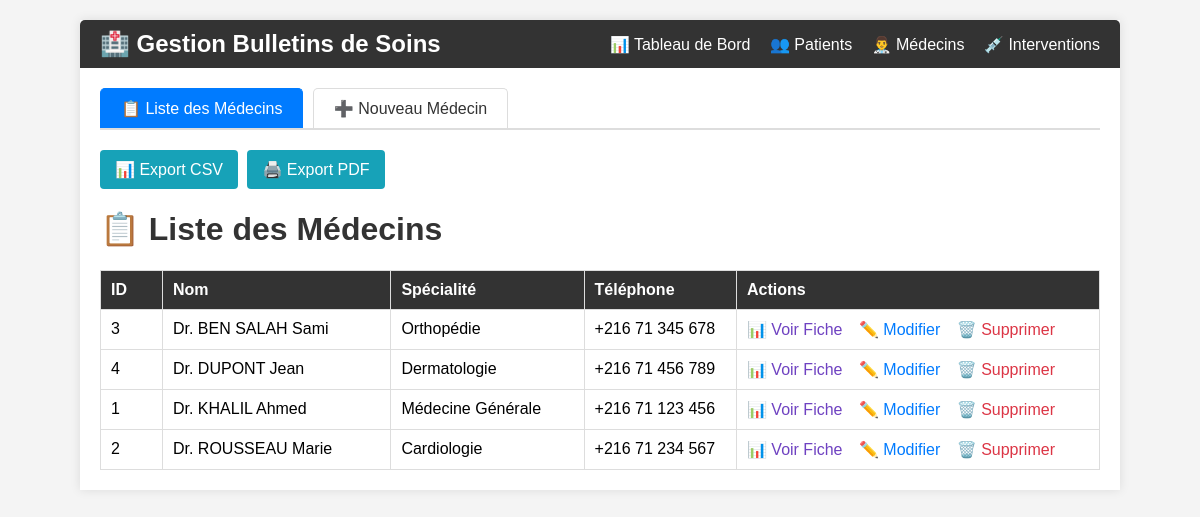
Screenshot of /index.php?controller=doctor&action=index (signed in) with the database file from the repository.
### tables this page shows
CREATE TABLE IF NOT EXISTS doctors (
    id INT AUTO_INCREMENT PRIMARY KEY,
    nom VARCHAR(100) NOT NULL,
    specialite VARCHAR(100) NOT NULL,
    adresse TEXT,
    telephone VARCHAR(20),
    email VARCHAR(100),
    created_at TIMESTAMP DEFAULT CURRENT_TIMESTAMP,
    INDEX idx_nom (nom),
    INDEX idx_specialite (specialite)
);

### controllers/DoctorController.php (called while the page is built, shortened)
<?php
class DoctorController
{
    private Doctor $model;
    public function __construct()
    {
        $this->model = new Doctor();
    }
    public function index(): void
    {
        $doctors = $this->model->getAll();
        $doctor = null;
        include __DIR__ . '/../views/DoctorView.php';
    }
}

### config/Database.php (called while the page is built, shortened)
<?php
class Database
{
    private static ?PDO $instance = null;
    public static function getInstance(): PDO
    {
        if (self::$instance === null) {
            try {
                $dsn = "mysql:host=" . self::HOST . ";dbname=" . self::DB_NAME . ";charset=utf8mb4";
                self::$instance = new PDO($dsn, self::USER, self::PASS, [
                    PDO::ATTR_ERRMODE => PDO::ERRMODE_EXCEPTION,
                    PDO::ATTR_DEFAULT_FETCH_MODE => PDO::FETCH_ASSOC,
                    PDO::ATTR_EMULATE_PREPARES => false
                ]);
            } catch (PDOException $e) {
                die("Erreur de connexion : " . $e->getMessage());
            }
        }
        return self::$instance;
    }
}

### models/Doctor.php (called while the page is built, shortened)
<?php
class Doctor
{
    private PDO $db;
    public function __construct()
    {
        $this->db = Database::getInstance();
    }
    public function getAll(): array
    {
        $stmt = $this->db->query("SELECT * FROM doctors ORDER BY nom ASC");
        return $stmt->fetchAll();
    }
}

### views/DoctorView.php (the view, shortened to what this page needs)
<!DOCTYPE html>
<html lang="fr">
<head>
</head>
<body>
    <div class="container">
        <div class="top-nav no-print">
            <h1>🏥 Gestion Bulletins de Soins</h1>
            <div class="nav-links">
                <a href="index.php?controller=dashboard&action=index">📊 Tableau de Bord</a>
                <a href="index.php?controller=patient&action=index">👥 Patients</a>
                <a href="index.php?controller=doctor&action=index">👨‍⚕️ Médecins</a>
                <a href="index.php?controller=intervention&action=index">💉 Interventions</a>
            </div>
        </div>
        <div class="tabs no-print">
            <a href="index.php?controller=doctor&action=index" class="<?= (!isset($_GET['action']) || $_GET['action'] === 'index') ? 'active' : '' ?>">📋 Liste des Médecins</a>
            <a href="index.php?controller=doctor&action=create" class="<?= (isset($_GET['action']) && $_GET['action'] === 'create') ? 'active' : '' ?>">➕ Nouveau Médecin</a>
        </div>
        <?php if (isset($doctor) && $doctor && isset($_GET['action']) && $_GET['action'] === 'viewData'): ?>
            <div class="doctor-card">
                <h2>📊 Fiche Complète du Médecin</h2>
                <h3><?= htmlspecialchars($doctor['nom']) ?></h3>
                <p><strong>Spécialité :</strong> <?= htmlspecialchars($doctor['specialite']) ?></p>
                <p><strong>Adresse :</strong> <?= htmlspecialchars($doctor['adresse']) ?></p>
                <p><strong>Téléphone :</strong> <?= htmlspecialchars($doctor['telephone']) ?></p>
                <p><strong>Email :</strong> <?= htmlspecialchars($doctor['email']) ?></p>
                <p><strong>Date Création :</strong> <?= $doctor['created_at'] ?></p>
                <p><strong>Nombre de Bulletins :</strong> <?= $doctor['slip_count'] ?? 0 ?></p>
            </div>
            <div class="info-section">
                <h3>📈 Statistiques</h3>
                <p><strong>Nombre de bulletins associés :</strong> <?= $doctor['slip_count'] ?? 0 ?></p>
            </div>
            <div style="margin-top: 20px;">
                <a href="index.php?controller=doctor&action=index" class="btn">📋 Retour Liste</a>
                <button onclick="window.print()" class="btn btn-export">🖨️ Imprimer / PDF</button>
            </div>
        <?php else: ?>
            <div style="margin-bottom: 20px;">
                <a href="index.php?controller=doctor&action=exportCsv" class="btn btn-export">📊 Export CSV</a>
                <a href="index.php?controller=doctor&action=exportPdf" class="btn btn-export" onclick="window.print(); return false;">🖨️ Export PDF</a>
            </div>
            <h1>📋 Liste des Médecins</h1>
            <table>
                <thead>
                    <tr>
                        <th style="width: 50px;">ID</th>
                        <th style="width: 250px;">Nom</th>
                        <th style="width: 200px;">Spécialité</th>
                        <th style="width: 150px;">Téléphone</th>
                        <th style="width: 350px;">Actions</th>
                    </tr>
                </thead>
                <tbody>
                    <?php if (!empty($doctors)): ?>
                        <?php foreach ($doctors as $d): ?>
                        <tr>
                            <td><?= $d['id'] ?></td>
                            <td><?= htmlspecialchars($d['nom']) ?></td>
                            <td><?= htmlspecialchars($d['specialite']) ?></td>
                            <td><?= htmlspecialchars($d['telephone']) ?></td>
                            <td class="actions">
                                <a href="index.php?controller=doctor&action=viewData&id=<?= $d['id'] ?>" class="action-view">📊 Voir Fiche</a>
                                <a href="index.php?controller=doctor&action=edit&id=<?= $d['id'] ?>" class="action-edit">✏️ Modifier</a>
                                <a href="index.php?controller=doctor&action=delete&id=<?= $d['id'] ?>" class="action-delete" onclick="return confirm('Supprimer ce médecin ?')">🗑️ Supprimer</a>
                            </td>
                        </tr>
                        <?php endforeach; ?>
                    <?php else: ?>
                        <tr>
                            <td colspan="5" style="text-align: center; padding: 30px;">Aucun médecin enregistré</td>
                        </tr>
                    <?php endif; ?>
                </tbody>
            </table>
        <?php endif; ?>
    </div>
</body>
</html>

### views/DoctorView.php (style rules this page uses)
body { font-family: Arial, sans-serif; margin: 20px; background: #f4f4f4; }
.container { max-width: 1000px; margin: 0 auto; background: #fff; padding: 20px; box-shadow: 0 0 10px rgba(0,0,0,0.1); }
h1 { color: #333; }
table { width: 100%; border-collapse: collapse; margin-top: 20px; }
th, td { border: 1px solid #ddd; padding: 10px; text-align: left; }
th { background: #333; color: #fff; }
.actions { width: 350px; white-space: nowrap; }
.actions a { margin-right: 12px; text-decoration: none; display: inline-block; }
.btn { padding: 10px 15px; background: #007bff; color: #fff; text-decoration: none; border-radius: 4px; display: inline-block; margin-right: 5px; }
.btn-export { background: #17a2b8; }
.top-nav { background: #333; padding: 10px 20px; margin: -20px -20px 20px -20px; border-radius: 5px 5px 0 0; display: flex; justify-content: space-between; align-items: center; }
.top-nav h1 { color: #fff; border: none; margin: 0; font-size: 1.5em; }
.top-nav .nav-links a { color: #fff; text-decoration: none; margin-left: 15px; }
.tabs { margin-bottom: 20px; border-bottom: 2px solid #ddd; }
.tabs a { display: inline-block; padding: 10px 20px; text-decoration: none; color: #333; border: 1px solid #ddd; border-bottom: none; border-radius: 5px 5px 0 0; margin-right: 5px; }
.tabs a.active { background: #007bff; color: #fff; border-color: #007bff; }
.action-view { color: #6f42c1; font-weight: 500; }
.action-edit { color: #007bff; font-weight: 500; }
.action-delete { color: #dc3545; font-weight: 500; }

### rows the page displays
doctors: id "3", nom "Dr. BEN SALAH Sami", specialite "Orthopédie", telephone "+216 71 345 678"
doctors: id "4", nom "Dr. DUPONT Jean", specialite "Dermatologie", telephone "+216 71 456 789"
doctors: id "1", nom "Dr. KHALIL Ahmed", specialite "Médecine Générale", telephone "+216 71 123 456"
doctors: id "2", nom "Dr. ROUSSEAU Marie", specialite "Cardiologie", telephone "+216 71 234 567"
